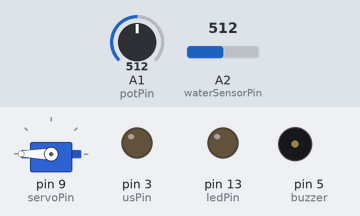
This sketch was run on a simulated Arduino Uno, built with avr-gcc and run on an emulated ATmega328P. Shown: servo, output pins drawn as LEDs (lit = HIGH), buzzer (waves = sounding, pin HIGH). Inputs (shaded band) come from the test bench; at power-on: A1 (potPin) = 512, A2 (waterSensorPin) = 512.

Above: at 0.05 s.
Timing chart, 0 to 3.0 s (numbered marks = the images above):
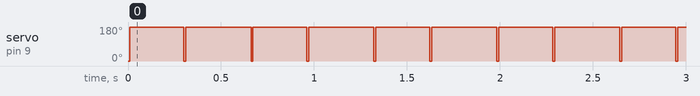

Measured:
- by itself, servo on pin 9 (servoPin): alternates 180° for 0.29 s and 0° for 0.01 s

The sketch:

servomotor_code.ino
```cpp
#include <Servo.h> // Include servo library
#define SERIESRESISTOR 560


Servo myServo; // Create a servo object
int servoPin = 9; // Set servo pin
int sensorPin = A0; // Set sensor pin
int sensorVal; // Declare sensor value variable
int potPin = A1; // Set potentiometer pin
int potVal; // Declare potentiometer value variable
int waterSensorPin = A2; // Set water sensor pin
int waterThreshold = 500; // Set water sensor threshold
int servoTime = 30000; // Set servo time to 30 seconds in milliseconds
int ledPin = 13; // Set LED pin
int ledState = LOW; // Set initial LED state
int usPin = 3;
int buzzer = 5;


void setup() {
    myServo.attach(servoPin); // Attach servo to pin
    pinMode(ledPin, OUTPUT); // Set LED pin as output
    pinMode(usPin, OUTPUT);
    pinMode(buzzer,OUTPUT);

}

void loop() {
  // Get potentiometer value and map to 1-10 minutes
  potVal = analogRead(potPin); // Read potentiometer value
  potVal = map(potVal, 0, 1023, 1, 15); // Map potentiometer value to 1-15 minutes
  if(potVal > 0)
  {
    for(int i = 0; i < servoTime; i++){
      myServo.write(0); // Move servo to 0 degrees
      delay(10); // Wait half of servo time
      i+=10;
      myServo.write(360); // Move servo to 180 degrees
      delay(10); // Wait the other half of servo time
       i+=10;
    }
  }
  // Check water level before running ultrasonic sensor
  if (analogRead(waterSensorPin) > waterThreshold) {
    // Run ultrasonic sensor for selected time
    for (int i = 0; i < potVal && (analogRead(waterSensorPin) > waterThreshold); i++) { // Loop potVal times
      // Code to run ultrasonic sensor here
      digitalWrite(usPin, HIGH);
    }
  } else {
    // Water level too low, do not run ultrasonic sensor
    // Code to stop ultrasonic sensor here (if applicable)
    tone(buzzer,329);
    delay(200);
    noTone(buzzer);
    digitalWrite(usPin, LOW);
    ledState = HIGH; // Set LED state to high
  }
  digitalWrite(usPin, LOW);
  digitalWrite(ledPin, ledState); // Write LED state to pin
}
```
